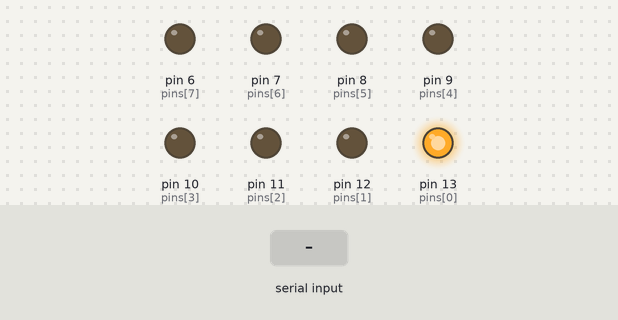
Simulated run of this sketch. Board: Arduino Uno, built with avr-gcc and run on an emulated ATmega328P. Parts: output pins drawn as LEDs (lit = HIGH). The inputs (shaded band) are chosen by the test bench.

Above: at 1.2 s.
1.3 s: "r/45\n" received over Serial
At 3.1 s:
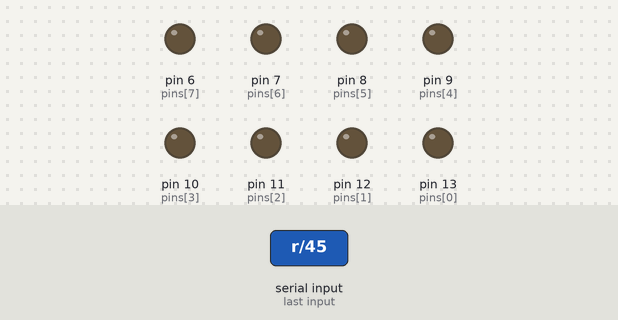
Timing chart, 0 to 4.6 s (numbered marks = the images above; inputs shaded):
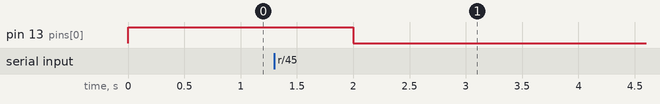

The sketch:

rele.ino
```cpp
int pins [] = {13,12,11,10,9,8,7,6};

int inBytes[10];
int inPos = -1;
// второй двигатель

void setup()
{
// инициализируем все пины для управления двигателями как outputs

Serial.begin(9600);
for(int i=0;i<8;i++){
pinMode(pins[i], OUTPUT);
digitalWrite(pins[i],LOW);
//Serial.println(pins[i]);
}
 digitalWrite(pins[0],HIGH);


}


void rele(){
  for(int i=0;i<8;i++){
    digitalWrite(pins[i],LOW);
  }
  int n =inBytes[1]-'0'-1;
  if(n>=0&&n<8){
    digitalWrite(pins[n],HIGH);
  }
  //Serial.println(String(n));

}


void processComm(){
  switch(inBytes[0]){
   case 'r':
      rele();
      break;
 }
  inPos = -1;
}

void loop() {
  while (Serial.available() > 0) {  //если пришли данные
    char incomingByte = Serial.read(); // считываем байт
    if(incomingByte=='r')
      inPos = 0;
    inBytes[inPos++]=incomingByte;

    if (incomingByte=='/')
       processComm();

  }
  delay(1000);

}
```

Measured:
- after the input at 1.3 s, pin 13 (pins[0]): HIGH → LOW after 0.70 s
